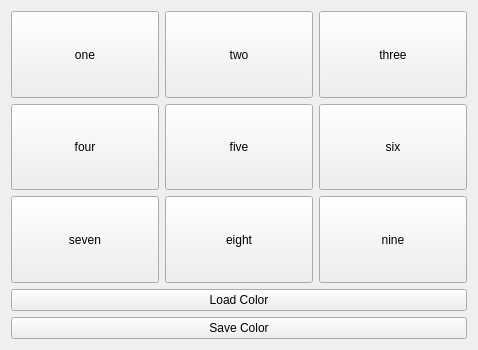
<?xml version="1.0" encoding="UTF-8"?>
<ui version="4.0">
 <class>Widget</class>
 <widget class="QWidget" name="Widget">
  <property name="geometry">
   <rect>
    <x>0</x>
    <y>0</y>
    <width>478</width>
    <height>350</height>
   </rect>
  </property>
  <property name="windowTitle">
   <string>Widget</string>
  </property>
  <layout class="QVBoxLayout" name="verticalLayout">
   <item>
    <layout class="QGridLayout" name="gridLayout">
     <item row="0" column="0">
      <widget class="QPushButton" name="pushButton1">
       <property name="sizePolicy">
        <sizepolicy hsizetype="Minimum" vsizetype="Expanding">
         <horstretch>0</horstretch>
         <verstretch>0</verstretch>
        </sizepolicy>
       </property>
       <property name="text">
        <string>one</string>
       </property>
      </widget>
     </item>
     <item row="0" column="1">
      <widget class="QPushButton" name="pushButton2">
       <property name="sizePolicy">
        <sizepolicy hsizetype="Minimum" vsizetype="Expanding">
         <horstretch>0</horstretch>
         <verstretch>0</verstretch>
        </sizepolicy>
       </property>
       <property name="text">
        <string>two</string>
       </property>
      </widget>
     </item>
     <item row="0" column="2">
      <widget class="QPushButton" name="pushButton3">
       <property name="sizePolicy">
        <sizepolicy hsizetype="Minimum" vsizetype="Expanding">
         <horstretch>0</horstretch>
         <verstretch>0</verstretch>
        </sizepolicy>
       </property>
       <property name="text">
        <string>three</string>
       </property>
      </widget>
     </item>
     <item row="1" column="0">
      <widget class="QPushButton" name="pushButton4">
       <property name="sizePolicy">
        <sizepolicy hsizetype="Minimum" vsizetype="Expanding">
         <horstretch>0</horstretch>
         <verstretch>0</verstretch>
        </sizepolicy>
       </property>
       <property name="text">
        <string>four</string>
       </property>
      </widget>
     </item>
     <item row="1" column="1">
      <widget class="QPushButton" name="pushButton5">
       <property name="sizePolicy">
        <sizepolicy hsizetype="Minimum" vsizetype="Expanding">
         <horstretch>0</horstretch>
         <verstretch>0</verstretch>
        </sizepolicy>
       </property>
       <property name="text">
        <string>five</string>
       </property>
      </widget>
     </item>
     <item row="1" column="2">
      <widget class="QPushButton" name="pushButton6">
       <property name="sizePolicy">
        <sizepolicy hsizetype="Minimum" vsizetype="Expanding">
         <horstretch>0</horstretch>
         <verstretch>0</verstretch>
        </sizepolicy>
       </property>
       <property name="text">
        <string>six</string>
       </property>
      </widget>
     </item>
     <item row="2" column="0">
      <widget class="QPushButton" name="pushButton7">
       <property name="sizePolicy">
        <sizepolicy hsizetype="Minimum" vsizetype="Expanding">
         <horstretch>0</horstretch>
         <verstretch>0</verstretch>
        </sizepolicy>
       </property>
       <property name="text">
        <string>seven</string>
       </property>
      </widget>
     </item>
     <item row="2" column="1">
      <widget class="QPushButton" name="pushButton8">
       <property name="sizePolicy">
        <sizepolicy hsizetype="Minimum" vsizetype="Expanding">
         <horstretch>0</horstretch>
         <verstretch>0</verstretch>
        </sizepolicy>
       </property>
       <property name="text">
        <string>eight</string>
       </property>
      </widget>
     </item>
     <item row="2" column="2">
      <widget class="QPushButton" name="pushButton9">
       <property name="sizePolicy">
        <sizepolicy hsizetype="Minimum" vsizetype="Expanding">
         <horstretch>0</horstretch>
         <verstretch>0</verstretch>
        </sizepolicy>
       </property>
       <property name="text">
        <string>nine</string>
       </property>
      </widget>
     </item>
    </layout>
   </item>
   <item>
    <widget class="QPushButton" name="loadButton">
     <property name="text">
      <string>Load Color</string>
     </property>
    </widget>
   </item>
   <item>
    <widget class="QPushButton" name="saveButton">
     <property name="text">
      <string>Save Color</string>
     </property>
    </widget>
   </item>
  </layout>
 </widget>
 <resources/>
 <connections/>
</ui>
